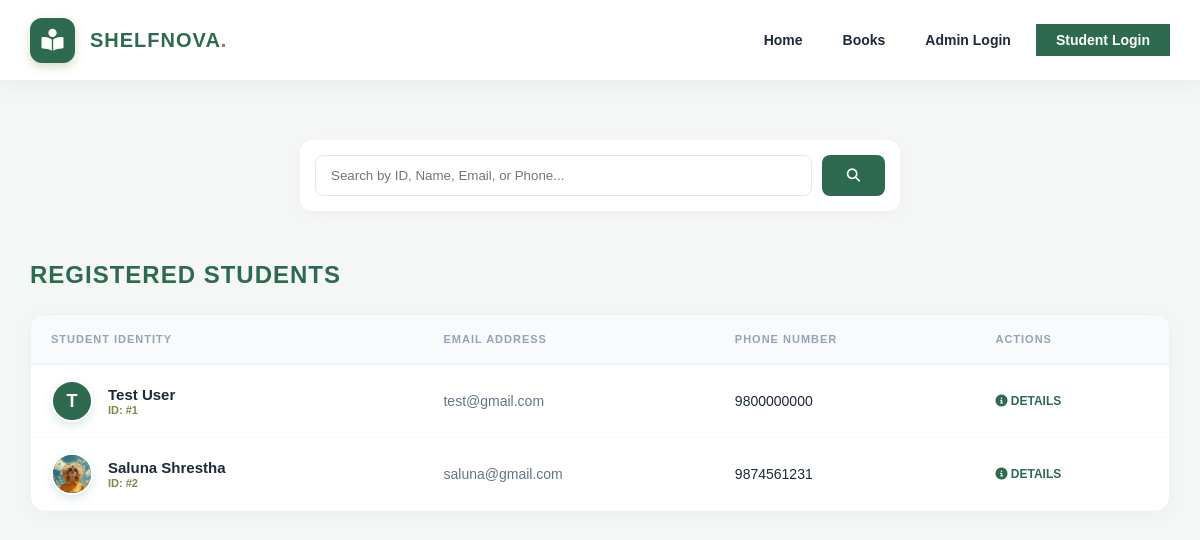
Screenshot of /student_info.php with the database file from the repository.
### tables this page shows
CREATE TABLE `student` (
  `studentid` int(11) NOT NULL,
  `student_username` varchar(111) DEFAULT NULL,
  `FullName` varchar(111) DEFAULT NULL,
  `Email` varchar(111) DEFAULT NULL,
  `Password` varchar(111) DEFAULT NULL,
  `PhoneNumber` varchar(111) DEFAULT NULL,
  `studentpic` varchar(100) DEFAULT NULL
);

### student_info.php (the view, shortened to what this page needs)
<?php
	include "connection.php";
    include "admin_navbar.php";
?>
<!DOCTYPE html>
<html lang="en">
<head>
    <link rel="stylesheet" href="https://cdnjs.cloudflare.com/ajax/libs/font-awesome/6.4.0/css/all.min.css" />
    <link rel="stylesheet" href="admin.css?php echo time(); ?>">
</head>
<body>
<div class="admin-page-wrapper">
    <div class="container-slim">
        <div class="admin-search-container">
            <form action="" method="post" style="display:flex; width:100%; gap:10px;">
                <input type="search" name="search" placeholder="Search by ID, Name, Email, or Phone..." required>
                <button type="submit" name="submit"><i class="fas fa-search"></i></button>
            </form>
        </div>
        <h2 class="page-title">Registered Students</h2>
        <div class="table-card">
            <table>
                <thead>
                    <tr>
                        <th>Student Identity</th>
                        <th>Email Address</th>
                        <th>Phone Number</th>
                        <th>Actions</th>
                    </tr>
                </thead>
                <tbody>
                <?php
                    if(isset($_POST['submit'])) {
                        $search = mysqli_real_escape_string($db, $_POST['search']);
                        $q_str = "SELECT * FROM `student`
                                  WHERE (studentid LIKE '%$search%')
                                  OR (FullName LIKE '%$search%')
                                  OR (Email LIKE '%$search%')
                                  OR (PhoneNumber LIKE '%$search%')
                                  ORDER BY studentid ASC";
                        $q = mysqli_query($db, $q_str);
                    } else {
                        $q = mysqli_query($db, "SELECT * FROM `student` ORDER BY studentid ASC");
                    }
                    if($q && mysqli_num_rows($q) > 0) {
                        while($row = mysqli_fetch_assoc($q)) {
                            $initial = strtoupper(substr($row['FullName'], 0, 1));
                            $pic_path = "images/" . $row['studentpic'];
                ?>
                    <tr>
                        <td>
                            <div class="student-profile">
                                <div class="student-initial-circle">
                                    <?php
                                        if(!empty($row['studentpic']) && file_exists($pic_path)) {
                                            echo "<img src='$pic_path' class='student-img-list' alt='User'>";
                                        } else {
                                            echo $initial;
                                        }
                                    ?>
                                </div>
                                <div class="student-name-box">
                                    <b><?php echo htmlspecialchars($row['FullName']); ?></b>
                                    <span>ID: #<?php echo $row['studentid']; ?></span>
                                </div>
                            </div>
                        </td>
                        <td style="color: #64748b;"><?php echo htmlspecialchars($row['Email']); ?></td>
                        <td><?php echo htmlspecialchars($row['PhoneNumber']); ?></td>
                        <td>
                            <a href="student_details.php?id=<?php echo $row['studentid']; ?>" style="color:#2d6a4f; text-decoration:none; font-weight:700; font-size:12px;">
                                <i class="fa-solid fa-circle-info"></i> DETAILS
                            </a>
                        </td>
                    </tr>
                <?php
                        }
                    } else {
                        echo "<tr><td colspan='4' class='empty-msg'>No students found.</td></tr>";
                    }
                ?>
                </tbody>
            </table>
        </div>
    </div>
</div>
</body>
</html>

### admin.css (style rules this page uses)
:root { --lib-green: #2d6a4f; --gold-accent: #808847; --white: #ffffff; --text-dark: #1e293b; --text-light: #64748b; }
* { box-sizing: border-box; margin: 0; padding: 0; }
body { font-family: 'Poppins', sans-serif; background-color: #f4f7f5; }

### student_info.php (style rules this page uses)
.admin-page-wrapper { padding: 60px 0; background-color: #f4f7f5; min-height: 100vh; }
.container-slim { width: 100%; max-width: 1400px; margin: 0 auto; padding: 0 30px; }
.admin-search-container { width: 100%; max-width: 600px; margin: 0 auto 50px; display: flex; background: white; padding: 15px; border-radius: 12px; box-shadow: 0 4px 15px rgba(0,0,0,0.03); }
.admin-search-container input { flex: 1; padding: 12px 15px; border: 1.5px solid #e2e8f0; border-radius: 8px; outline: none; font-family: inherit; }
.admin-search-container button { background-color: #2d6a4f; color: white; border: none; padding: 0 25px; border-radius: 8px; cursor: pointer; transition: 0.3s; }
.table-card { background: white; border-radius: 15px; overflow: hidden; box-shadow: 0 5px 20px rgba(0,0,0,0.03); border: 1px solid #eef2f0; }
table { width: 100%; border-collapse: collapse; }
th { background-color: #f8fafc; padding: 18px 20px; text-align: left; font-size: 11px; font-weight: 700; color: #94a3b8; text-transform: uppercase; letter-spacing: 1px; border-bottom: 2.5px solid #f1f5f9; }
td { padding: 15px 20px; border-bottom: 1px solid #f8fafc; font-size: 14px; color: #1e293b; vertical-align: middle; }
.student-profile { display: flex; align-items: center; gap: 15px; }
.student-initial-circle { width: 42px; height: 42px; background-color: #2d6a4f; color: #ffffff; border-radius: 50%; display: flex; align-items: center; justify-content: center; font-weight: 800; font-size: 18px; box-shadow: 0 4px 10px rgba(45, 106, 79, 0.15); border: 2px solid #ffffff; flex-shrink: 0; overflow: hidden; }
.student-img-list { width: 100%; height: 100%; object-fit: cover; }
.student-name-box b { display: block; font-size: 15px; color: #1e293b; line-height: 1.2; }
.student-name-box span { font-size: 11px; color: #808847; font-weight: 700; }
.page-title { color: #2d6a4f; font-weight: 800; margin-bottom: 25px; text-transform: uppercase; letter-spacing: 1px; font-size: 24px; }

### rows the page displays
student: FullName "T", FullName "Test User", studentid "1", Email "test@gmail.com", PhoneNumber "9800000000"
student: studentpic (picture), FullName "Saluna Shrestha", studentid "2", Email "saluna@gmail.com", PhoneNumber "9874561231"
